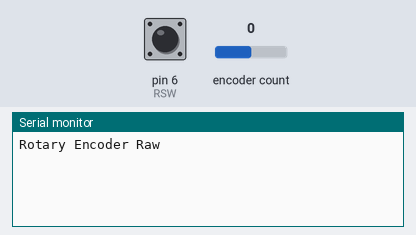
This sketch was run on a simulated Arduino Uno, built with avr-gcc and run on an emulated ATmega328P. Shown: the last lines printed to the serial monitor. The test bench sets the inputs (shaded band); at power-on: encoder count 0, pin 6 (RSW) HIGH.

Above: at 1.2 s.
1.3 s: encoder count set to 1
At 1.8 s:
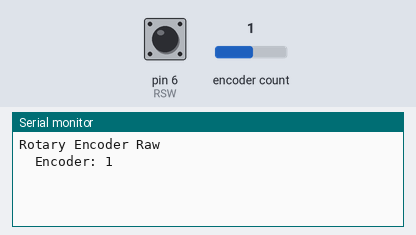
2.8 s: pin 6 (RSW) pulled LOW for 0.15 s
At 4.0 s:
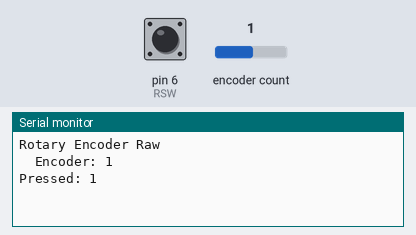
4.4 s: pin 6 (RSW) pulled LOW for 1 s
At 5.3 s:
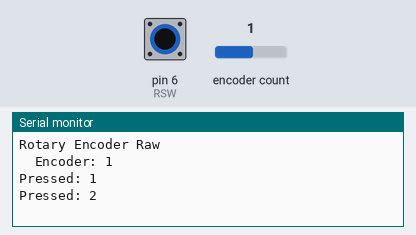
6.9 s: encoder count set to 2
At 7.2 s:
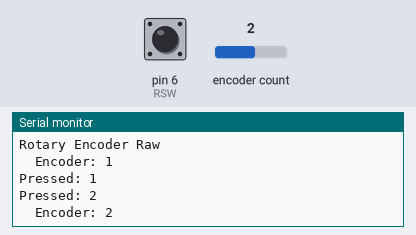

The sketch:

uno_rotary_encoder_raw.ino
```cpp
#include <RotaryEncoder.h>

/*
  Raw Rotary Encoder without module, hence must use input pullups
  C, E are connected to GND
  D   switch
  A,B pulse inputs

  Library: RotaryEncoder
  Author:  Matthias Hertel
  Sample:  SimplePollRotator (https://github.com/mathertel/RotaryEncoder/tree/master/examples/SimplePollRotator)
*/

const int RSW = 6;        // Switch
const int R_A = 5;        // Pulse A
const int R_B = 4;        // Pulse B
int oldreading = HIGH;
int pos = 0;
int count = 0;

RotaryEncoder encoder(R_A, R_B);


void setup() {
  // Setup Rotary Encoder & SW
  pinMode(RSW, INPUT_PULLUP);
  pinMode(R_A, INPUT_PULLUP);
  pinMode(R_B, INPUT_PULLUP);
  // for debugging
  Serial.begin(9600);
  Serial.println("Rotary Encoder Raw");
}

void loop() {
  // check RE Switch
  int reading = digitalRead(RSW);
  if (reading == LOW){
    // someone pressed the switch
    if (oldreading == HIGH){
      count++;
      Serial.print("Pressed: ");
      Serial.println(count);
      oldreading = reading;
    }
  }
  else
  {
    oldreading = HIGH;
  }

  // Check encoder
  encoder.tick();
  int newPos = encoder.getPosition();
  if (pos != newPos){
    Serial.print("  Encoder: ");
    Serial.println(newPos);
    pos = newPos;
  }
}
```

Measured:
- after the input at 1.3 s, the serial monitor: prints a new line at once (image 1)
- after the input at 2.8 s, the serial monitor: prints a new line at once (image 2)
- after the input at 4.4 s, the serial monitor: prints a new line at once (image 3)
- after the input at 6.9 s, the serial monitor: prints a new line at once (image 4)
